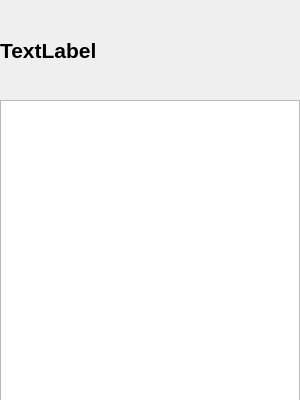
<?xml version="1.0" encoding="UTF-8"?>
<ui version="4.0">
 <class>ChangePeopleList</class>
 <widget class="QWidget" name="ChangePeopleList">
  <property name="geometry">
   <rect>
    <x>0</x>
    <y>0</y>
    <width>300</width>
    <height>400</height>
   </rect>
  </property>
  <property name="minimumSize">
   <size>
    <width>300</width>
    <height>400</height>
   </size>
  </property>
  <property name="maximumSize">
   <size>
    <width>300</width>
    <height>400</height>
   </size>
  </property>
  <property name="windowTitle">
   <string>Form</string>
  </property>
  <widget class="QLabel" name="lb_changePeopleListTitleBackground">
   <property name="geometry">
    <rect>
     <x>0</x>
     <y>0</y>
     <width>300</width>
     <height>100</height>
    </rect>
   </property>
   <property name="font">
    <font>
     <pointsize>18</pointsize>
     <weight>75</weight>
     <bold>true</bold>
    </font>
   </property>
   <property name="text">
    <string/>
   </property>
   <property name="pixmap">
    <pixmap>../../Resource/Photo/board.png</pixmap>
   </property>
   <property name="scaledContents">
    <bool>true</bool>
   </property>
  </widget>
  <widget class="QLabel" name="lb_changPeopleListBackground">
   <property name="enabled">
    <bool>true</bool>
   </property>
   <property name="geometry">
    <rect>
     <x>0</x>
     <y>0</y>
     <width>300</width>
     <height>400</height>
    </rect>
   </property>
   <property name="text">
    <string/>
   </property>
  </widget>
  <widget class="QLabel" name="lb_changePeopleListTitle">
   <property name="geometry">
    <rect>
     <x>0</x>
     <y>0</y>
     <width>300</width>
     <height>100</height>
    </rect>
   </property>
   <property name="font">
    <font>
     <pointsize>16</pointsize>
     <weight>75</weight>
     <bold>true</bold>
    </font>
   </property>
   <property name="text">
    <string>TextLabel</string>
   </property>
  </widget>
  <widget class="QListWidget" name="lw_changePeopleList">
   <property name="geometry">
    <rect>
     <x>0</x>
     <y>100</y>
     <width>300</width>
     <height>401</height>
    </rect>
   </property>
  </widget>
 </widget>
 <resources/>
 <connections/>
</ui>
